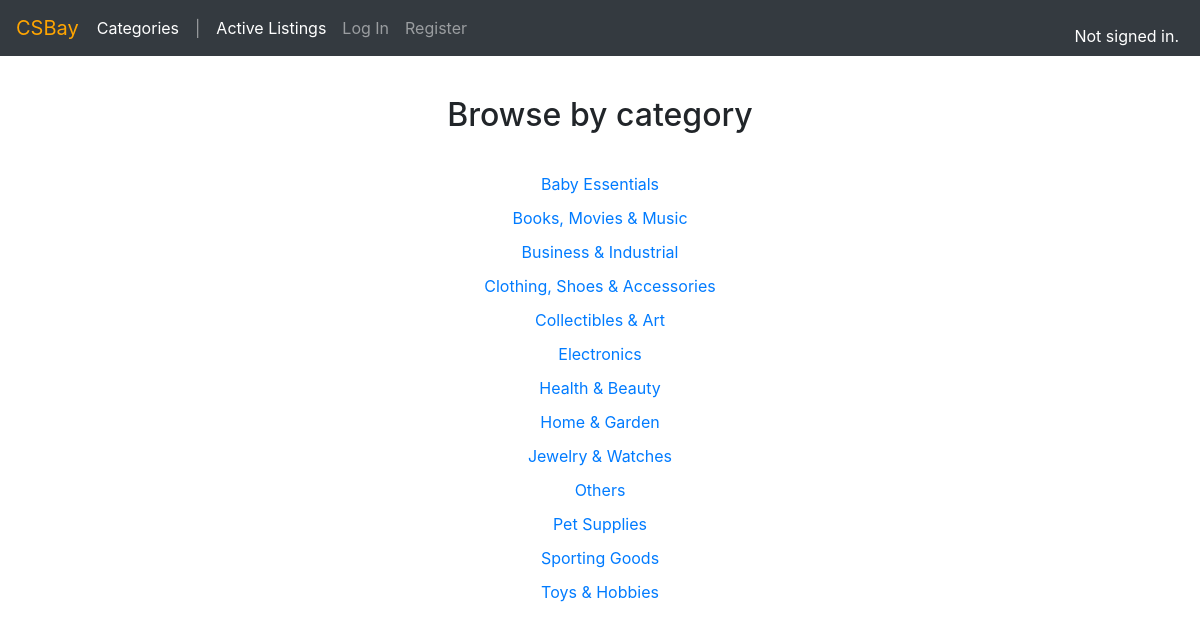
The page /categories on the database its author committed.
### auctions/models.py (models this page shows)
class Category(models.Model):
    name = models.CharField(max_length=100, db_index=True)
    class Meta:
        verbose_name_plural = 'Categories'
        ordering = ['name']
    def __str__(self):
        return self.name

### auctions/views.py (the view)
# urls.py: path("categories", views.categories_view, name="categories"),
def categories_view(request):
    categories = Category.objects.all()
    return render(request, 'auctions/category_list.html', {'categories' : categories})

### auctions/templates/auctions/category_list.html (shortened to what this page needs)
{% extends "auctions/layout.html" %}
{% block body %}
<div id="main-container">
    <h2>Browse by category</h2>
    <div id="categories-container">
        <div>
            {% for category in categories %}
            <div style="margin:10px;">
                <a href="{% url 'category' category.name %}">
                    {{category}}
                </a>
            </div>
            {% endfor %}
        </div>
    </div>
</div>
{% endblock %}

### auctions/templates/auctions/layout.html (shortened to what this page needs)
{% load static %}
<!DOCTYPE html>
<html lang="en">
    <head>
        <link rel="stylesheet" href="https://cdn.jsdelivr.net/npm/bootstrap-icons@1.8.3/font/bootstrap-icons.css">
        <link rel="stylesheet" href="https://stackpath.bootstrapcdn.com/bootstrap/4.4.1/css/bootstrap.min.css">
        <link href="{% static 'auctions/styles.css' %}" rel="stylesheet">
    </head>
    <body>
        {% include "auctions/layout_navbar.html" %}
        <div id="body-container">
        {% block body %}
        {% endblock %}
        </div>
    </body>
</html>

### auctions/templates/auctions/layout_navbar.html (shortened to what this page needs)
    <nav class="navbar navbar-expand-lg navbar-dark bg-dark">
    <a class="navbar-brand" href="#" style="color:orange;margin-right:25px;">CSBay</a>
    <div class="collapse navbar-collapse row justify-content-between" id="navbarSupportedContent">
        <ul class="navbar-nav mr-auto">
            <li class="nav-item active">
                <a class="nav-link" href="{% url 'categories' %}">Categories</a>
            </li>
            <li class="nav-link">|</li>
            <li class="nav-item active">
                <a class="nav-link" href="{% url 'index' %}">Active Listings</a>
            </li>
            {% if user.is_authenticated %}
            <li class="nav-link">|</li>
            <li class="nav-item">
                <a class="nav-link" href="{% url 'watchlist' %}">Watchlist</a>
            </li>
            <li class="nav-link">|</li>
            <li class="nav-item">
                <a class="nav-link" href="{% url 'won' %}">Won Listings</a>
            </li>
            <li class="nav-link">|</li>
            <li class="nav-item">
                <a class="nav-link" href="{% url 'my_listings' %}">My Listings</a>
            </li>
            <li class="nav-link">|</li>
            <li class="nav-item">
                <a class="nav-link" href="{% url 'new' %}">Add Listing</a>
            </li>
            {% else %}
            <li class="nav-item">
                <a class="nav-link" href="{% url 'login' %}">Log In</a>
            </li>
            <li class="nav-item">
                <a class="nav-link" href="{% url 'register' %}">Register</a>
            </li>
            {% endif %}
        </ul>
        <ul class="navbar-nav align-self-end" style="color: white;">
            <li class="nav-item active" style="margin-right:20px;" >
                    {% if user.is_authenticated %}
                    Welcome back, <strong>{{ user.username | title }}</strong>.
                    {% else %}
                    Not signed in.
                    {% endif %}
                </li>
        </ul>
    </div>
    </nav>

### auctions/static/auctions/styles.css (style rules this page uses)
body { padding: 0px; }
#categories-container { display: flex; flex-direction: column; align-content: center; text-align: center; margin-top: 20px; }
#body-container { display: flex; flex-direction: column; padding: 0; margin: 0; width: 100vw; height: 100vh; justify-content: center; vertical-align: baseline; align-items: center; }
#main-container { display: flex; flex-direction: column; align-items: center; width: 60%; height: 90vh; }

### rows shown on the page
Category: name "Baby Essentials"
Category: name "Books, Movies & Music"
Category: name "Business & Industrial"
Category: name "Clothing, Shoes & Accessories"
Category: name "Collectibles & Art"
Category: name "Electronics"
Category: name "Health & Beauty"
Category: name "Home & Garden"
Category: name "Jewelry & Watches"
Category: name "Others"
Category: name "Pet Supplies"
Category: name "Sporting Goods"
Category: name "Toys & Hobbies"
